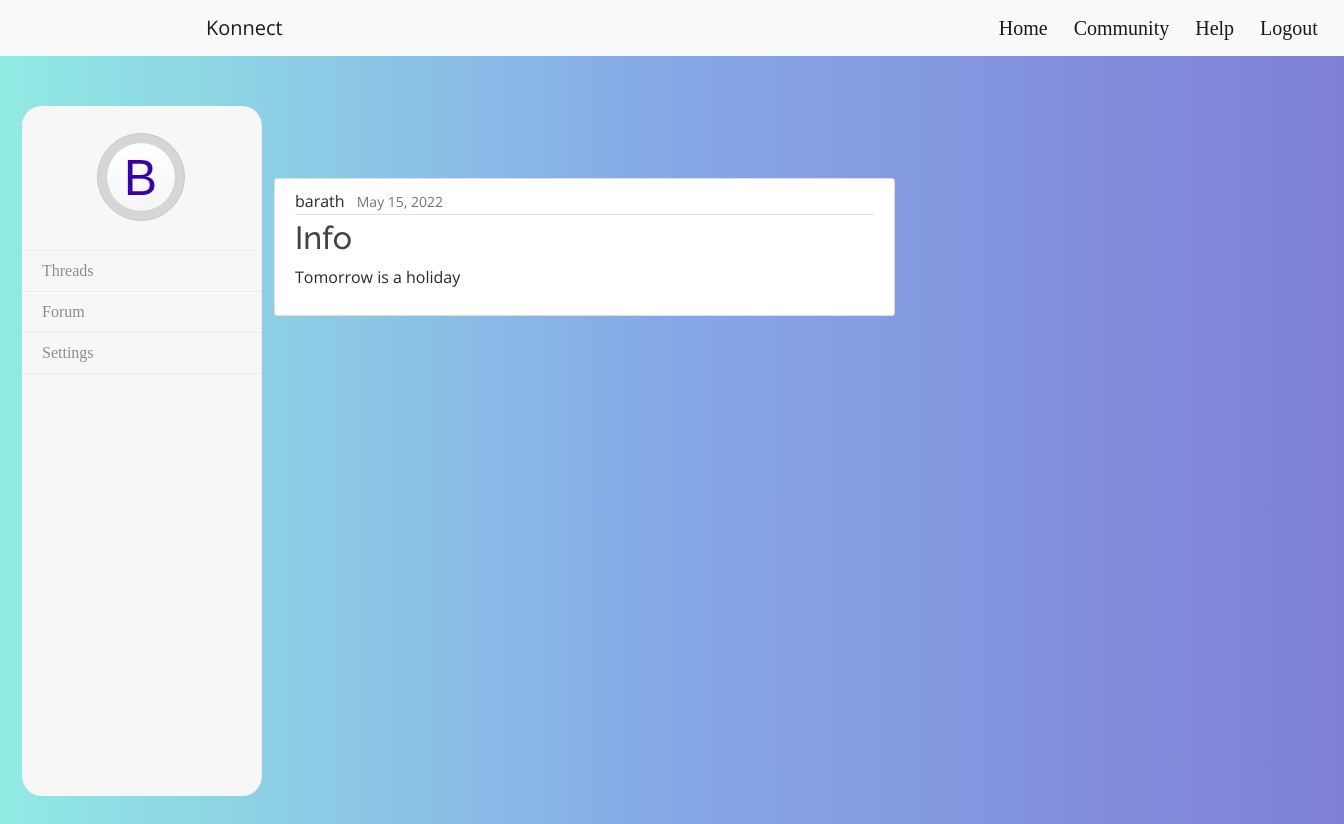
The page /post/8/ on the database its author committed.
### blog/models.py (models this page shows, shortened)
class Post(models.Model):
    title = models.CharField(max_length=100)
    content = models.TextField()
    date_posted = models.DateTimeField(default=timezone.now)
    author = models.ForeignKey(User, on_delete=models.CASCADE)

### blog/views.py (the view)
# urls.py: path('post/<int:pk>/', PostDetailView.as_view(), name='post-detail'),
class PostDetailView(DetailView):
    model = Post

### blog/templates/blog/post_detail.html (shortened to what this page needs)
{% extends "blog/base.html" %}
{% block content %}
  <article class="media content-section">
    <div class="media-body">
      <div class="article-metadata">
        <a class="mr-2">{{ object.author }}</a>
        <small class="text-muted">{{ object.date_posted|date:"F d, Y" }}</small>
      </div>
      <h2 class="article-title">{{ object.title }}</h2>
      <p class="article-content">{{ object.content }}</p>
    </div>
  </article>
{% endblock content %}

### blog/static/blog/main.css (style rules this page uses)
body { background:url("../blog/we.png"); color: #333333; margin-top: 5rem; }
h1, h2, h3, h4, h5, h6 { color: #444444; }
.content-section { background: #ffffff; padding: 10px 20px; border: 1px solid #dddddd; border-radius: 3px; margin-bottom: 20px; }
.article-title { color: #444444; }
.article-content { white-space: pre-line; }
.article-metadata { padding-bottom: 1px; margin-bottom: 4px; border-bottom: 1px solid #e3e3e3 }
body { background-color: #F4FF81; padding: 0; margin: 0; font-size: 16px; border-radius: 10px; font-family: sans-serif; }

### blog/static/blog/assets/css/style.css (style rules this page uses)
body { font-family: "Open Sans", sans-serif; color: #272829; }
a { color: #ffffff; text-decoration: none; }
h1, h2, h3, h4, h5, h6 { font-family: "Raleway", sans-serif; }

### rows shown on the page
Post: author "barath", date_posted "May 15, 2022", title "Info", content "Tomorrow is a holiday"
